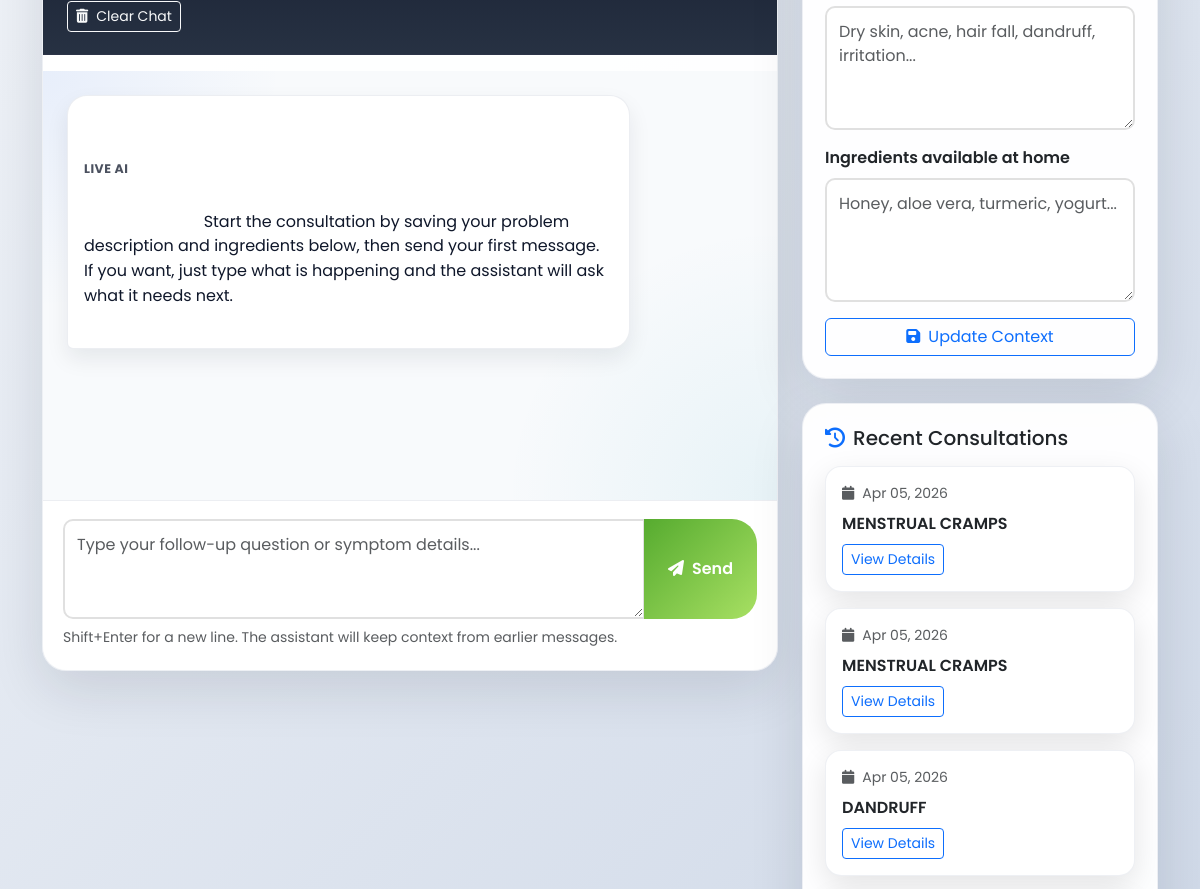
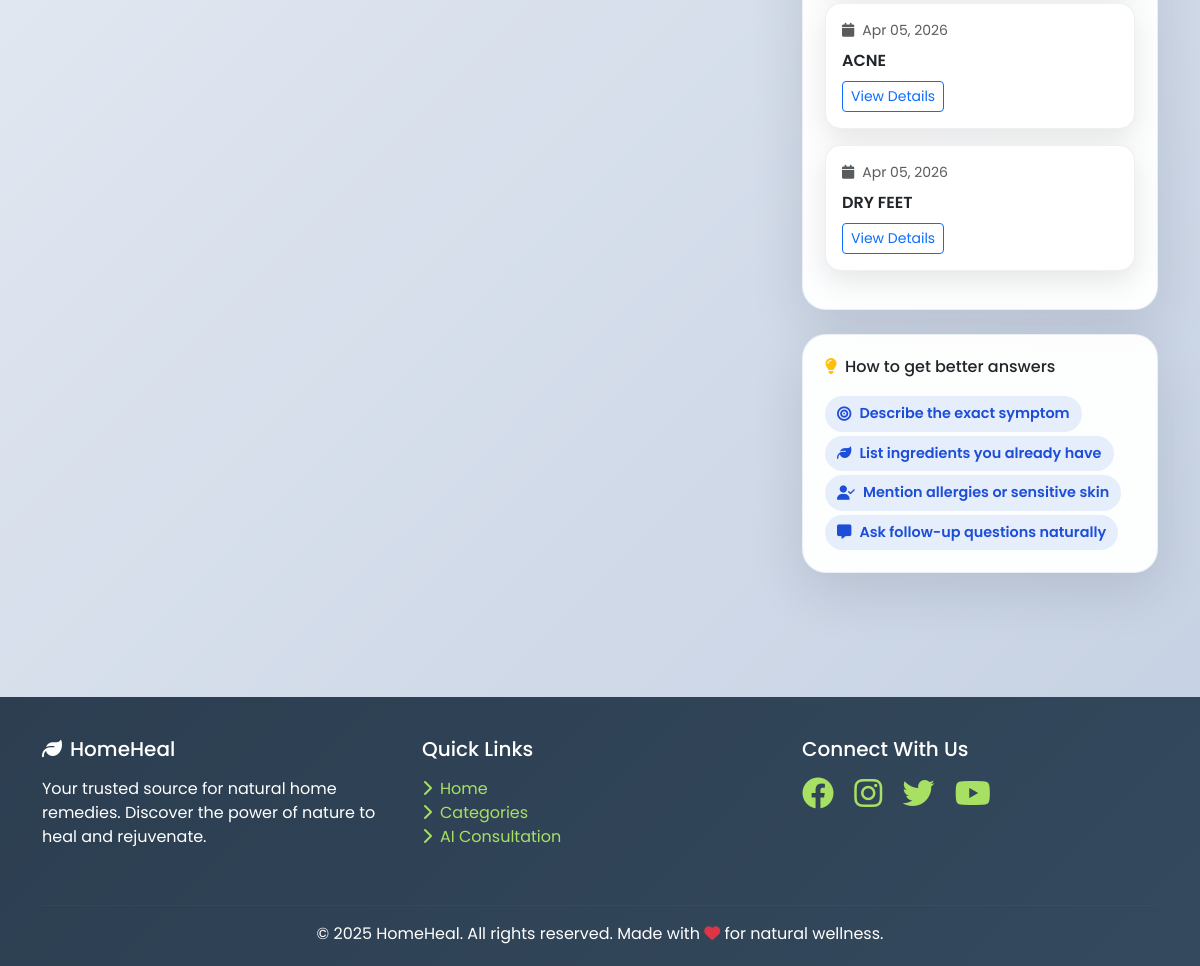
The app's page /ai-consultation/ (signed in, lower part), older data (2 pictures, top to bottom).
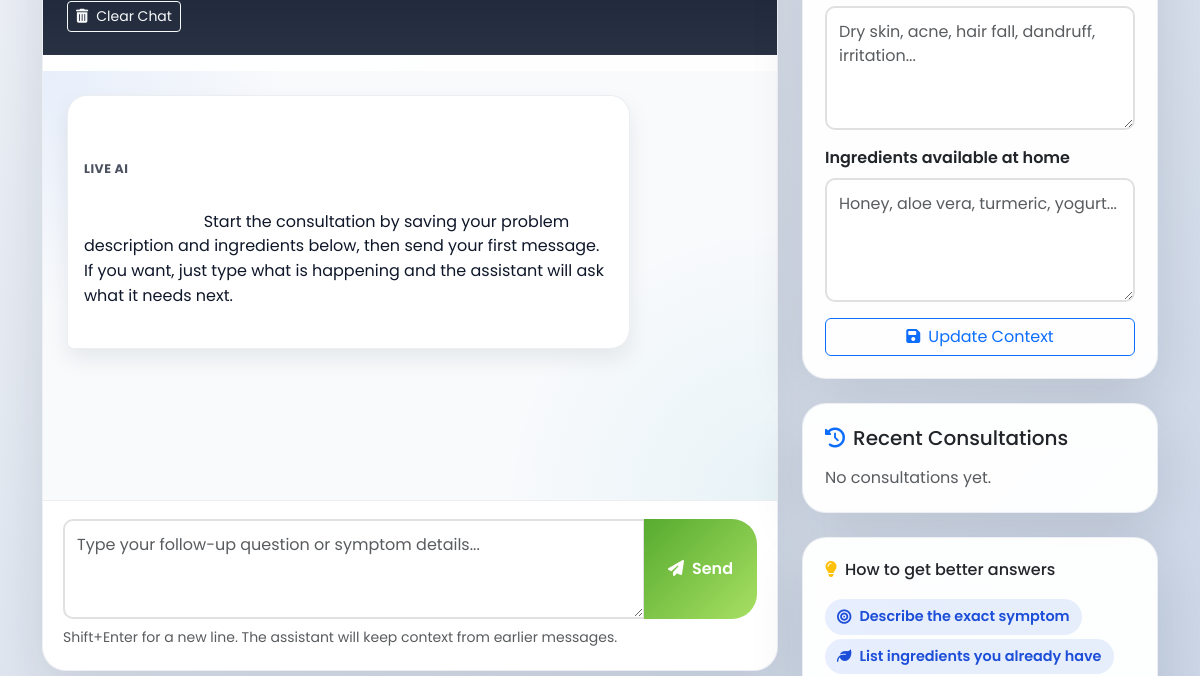
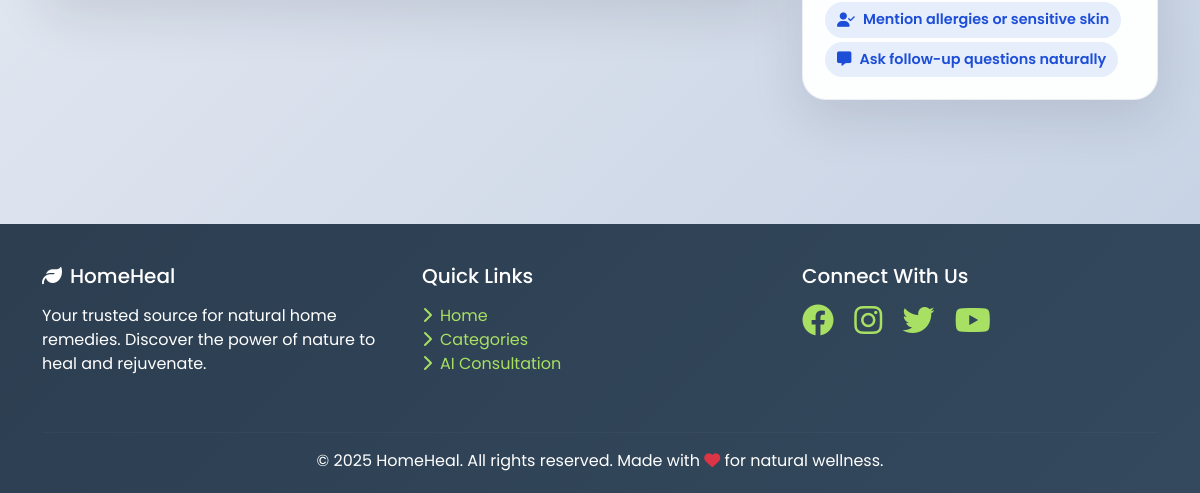
The same page, newer data (2 pictures, top to bottom).
### remedies/models.py (models this page shows, shortened)
class AIConsultation(models.Model):
    user = models.ForeignKey(User, on_delete=models.CASCADE, related_name='consultations')
    problem_description = models.TextField()
    available_ingredients = models.TextField(help_text="Products/ingredients available at home")
    suggested_remedy = models.TextField()
    created_at = models.DateTimeField(auto_now_add=True)
    class Meta:
        ordering = ['-created_at']

### remedies/views.py (the view, shortened to what this page needs)
# urls.py: path('ai-consultation/', remedy_views.ai_consultation, name='ai_consultation'),
@login_required
def ai_consultation(request):
    _restore_latest_live_chat_session(request)
    consultations = AIConsultation.objects.filter(user=request.user)[:5]
    context = {
        'consultations': consultations,
        'chat_history': _get_ai_chat_history(request),
        'chat_context': _get_ai_chat_context(request),
    }
    return render(request, 'remedies/ai_consultation.html', context)

### ai_engine/services.py (called while the page is built, shortened)
def parse_ai_remedy_payload(payload_text):
    if not payload_text:
        return _legacy_payload_to_sections("")
    try:
        parsed = json.loads(payload_text)
    except (TypeError, json.JSONDecodeError):
        return _legacy_payload_to_sections(payload_text)
    if not isinstance(parsed, dict):
        return _legacy_payload_to_sections(payload_text)
    return _normalize_sections(parsed)

def _safe_list(value):
    if isinstance(value, list):
        return [str(item).strip() for item in value if str(item).strip()]
    if isinstance(value, str):
        lines = [item.strip("-• ").strip() for item in value.splitlines() if item.strip()]
        return lines
    return []

def _safe_dict(value):
    if isinstance(value, dict):
        return {str(key): value[key] for key in value}
    return {}

def _safe_conversation_list(value):
    if not isinstance(value, list):
        return []

### remedies/views.py (called while the page is built, shortened)
def _get_ai_chat_context(request):
    context = request.session.get(AI_CHAT_CONTEXT_SESSION_KEY, {})
    return context if isinstance(context, dict) else {}

def _get_ai_chat_history(request):
    history = request.session.get(AI_CHAT_HISTORY_SESSION_KEY, [])
    if not isinstance(history, list):
        return []
    cleaned = []
    return cleaned

def _restore_latest_live_chat_session(request):
    if request.session.get(AI_CHAT_CONTEXT_SESSION_KEY) and request.session.get(AI_CHAT_HISTORY_SESSION_KEY):
        return
    latest_consultation = (
        AIConsultation.objects.filter(user=request.user)
        .order_by('-created_at')
        .first()
    )
    if not latest_consultation:
        return
    latest_payload = parse_ai_remedy_payload(latest_consultation.suggested_remedy)
    if latest_payload.get('generation_source') != 'live_chat':
        return

### templates/remedies/ai_consultation.html (shortened to what this page needs)
{% extends 'base.html' %}
{% block content %}
<div class="container py-4">
    <div class="row g-4 align-items-start">
        <div class="col-lg-8">
            <div class="chat-panel">
                <div class="chat-header d-flex flex-wrap justify-content-between align-items-center gap-3">
                    <button type="button" class="btn btn-sm btn-outline-light" id="reset_chat_btn">
                        <i class="fas fa-trash-can me-2"></i>Clear Chat
                    </button>
                </div>
                <div id="chat_status" class="px-4 pt-3"></div>
                <div id="chat_transcript" class="chat-transcript">
                    {% if chat_history %}
                        {% for message in chat_history %}
                            <div class="bubble {% if message.role == 'user' %}user{% else %}assistant{% endif %}">
                                <div class="bubble-label">{% if message.role == 'user' %}You{% else %}Live AI{% endif %}</div>
                                {{ message.content }}
                            </div>
                        {% endfor %}
                    {% else %}
                        <div class="bubble assistant">
                            <div class="bubble-label">Live AI</div>
                            Start the consultation by saving your problem description and ingredients below, then send your first message. If you want, just type what is happening and the assistant will ask what it needs next.
                        </div>
                    {% endif %}
                </div>
                <div class="composer">
                    <form id="chat_form" class="mb-0">
                        <div class="input-group">
                            <textarea id="chat_message" class="form-control" rows="3" placeholder="Type your follow-up question or symptom details..." required></textarea>
                            <button class="btn btn-primary px-4" id="send_message_btn" type="submit">
                                <i class="fas fa-paper-plane me-2"></i>Send
                            </button>
                        </div>
                        <div class="small text-muted mt-2">Shift+Enter for a new line. The assistant will keep context from earlier messages.</div>
                    </form>
                </div>
            </div>
        </div>
        <div class="col-lg-4">
            <div class="support-panel mb-4">
                <form id="context_form">
                    <div class="mb-3">
                        <textarea id="problem_description" class="form-control" rows="4" placeholder="Dry skin, acne, hair fall, dandruff, irritation...">{{ chat_context.problem_description|default:'' }}</textarea>
                    </div>
                    <div class="mb-3">
                        <label for="available_ingredients" class="form-label fw-semibold">Ingredients available at home</label>
                        <textarea id="available_ingredients" class="form-control" rows="4" placeholder="Honey, aloe vera, turmeric, yogurt...">{{ chat_context.available_ingredients|default:'' }}</textarea>
                    </div>
                    <div class="d-grid gap-2">
                        <button type="submit" class="btn btn-outline-primary">
                            <i class="fas fa-save me-2"></i>Update Context
                        </button>
                    </div>
                </form>
            </div>
            <div class="support-panel mb-4">
                <h5 class="mb-3"><i class="fas fa-history me-2 text-primary"></i>Recent Consultations</h5>
                {% if consultations %}
                    {% for consultation in consultations %}
                        <div class="history-card card mb-3">
                            <div class="card-body">
                                <small class="text-muted d-block mb-2"><i class="fas fa-calendar me-2"></i>{{ consultation.created_at|date:"M d, Y" }}</small>
                                <div class="fw-semibold mb-2">{{ consultation.problem_description|truncatewords:10 }}</div>
                                <a href="{% url 'consultation_detail' consultation.id %}" class="btn btn-sm btn-outline-primary">View Details</a>
                            </div>
                        </div>
                    {% endfor %}
                {% else %}
                    <p class="text-muted mb-0">No consultations yet.</p>
                {% endif %}
            </div>
            <div class="support-panel">
                <h6 class="mb-3"><i class="fas fa-lightbulb me-2 text-warning"></i>How to get better answers</h6>
                <div class="d-flex flex-wrap">
                    <span class="context-chip"><i class="fas fa-bullseye"></i>Describe the exact symptom</span>
                    <span class="context-chip"><i class="fas fa-leaf"></i>List ingredients you already have</span>
                    <span class="context-chip"><i class="fas fa-user-check"></i>Mention allergies or sensitive skin</span>
                    <span class="context-chip"><i class="fas fa-message"></i>Ask follow-up questions naturally</span>
                </div>
            </div>
        </div>
    </div>
</div>
{% endblock %}

### templates/base.html (shortened to what this page needs)
<!DOCTYPE html>
<html lang="en">
<head>
    <link href="https://cdn.jsdelivr.net/npm/bootstrap@5.3.0/dist/css/bootstrap.min.css" rel="stylesheet">
    <link rel="stylesheet" href="https://cdnjs.cloudflare.com/ajax/libs/font-awesome/6.4.0/css/all.min.css">
</head>
<body>
    <div class="content-wrapper">
        {% block content %}{% endblock %}
    </div>
    <footer class="footer">
        <div class="container">
            <div class="row">
                <div class="col-md-4 mb-4">
                    <h5 class="mb-3">
                        <i class="fas fa-leaf me-2"></i>HomeHeal
                    </h5>
                    <p>Your trusted source for natural home remedies. Discover the power of nature to heal and rejuvenate.</p>
                </div>
                <div class="col-md-4 mb-4">
                    <h5 class="mb-3">Quick Links</h5>
                    <ul class="list-unstyled">
                        <li><a href="{% url 'home' %}"><i class="fas fa-chevron-right me-2"></i>Home</a></li>
                        <li><a href="{% url 'categories' %}"><i class="fas fa-chevron-right me-2"></i>Categories</a></li>
                        <li><a href="{% url 'ai_consultation' %}"><i class="fas fa-chevron-right me-2"></i>AI Consultation</a></li>
                    </ul>
                </div>
                <div class="col-md-4 mb-4">
                    <h5 class="mb-3">Connect With Us</h5>
                    <div class="social-links">
                        <a href="#" class="me-3"><i class="fab fa-facebook fa-2x"></i></a>
                        <a href="#" class="me-3"><i class="fab fa-instagram fa-2x"></i></a>
                        <a href="#" class="me-3"><i class="fab fa-twitter fa-2x"></i></a>
                        <a href="#"><i class="fab fa-youtube fa-2x"></i></a>
                    </div>
                </div>
            </div>
            <hr style="border-color: rgba(255,255,255,0.1);">
            <div class="text-center">
                <p class="mb-0">&copy; 2025 HomeHeal. All rights reserved. Made with <i class="fas fa-heart text-danger"></i> for natural wellness.</p>
            </div>
        </div>
    </footer>
</body>
</html>

### templates/base.html (style rules this page uses)
:root { --primary-color: #2ecc71; --secondary-color: #27ae60; --accent-color: #3498db; --dark-color: #2c3e50; --light-color: #ecf0f1; --gradient-start: #56ab2f; --gradient-end: #a8e063; }
* { margin: 0; padding: 0; box-sizing: border-box; }
body { font-family: 'Poppins', sans-serif; background: linear-gradient(135deg, #f5f7fa 0%, #c3cfe2 100%); min-height: 100vh; }
.content-wrapper { min-height: calc(100vh - 200px); padding: 40px 0; }
.btn-primary { background: linear-gradient(135deg, var(--gradient-start) 0%, var(--gradient-end) 100%); border: none; border-radius: 25px; padding: 12px 30px; font-weight: 600; transition: all 0.3s ease; }
.footer { background: linear-gradient(135deg, var(--dark-color) 0%, #34495e 100%); color: white; padding: 40px 0 20px; margin-top: 60px; }
.footer a { color: var(--gradient-end); text-decoration: none; transition: all 0.3s ease; }
.form-control, .form-select { border-radius: 10px; border: 2px solid #e0e0e0; padding: 12px; transition: all 0.3s ease; }

### templates/remedies/ai_consultation.html (style rules this page uses)
.chat-panel, .support-panel { background: rgba(255, 255, 255, 0.96); border-radius: 24px; box-shadow: 0 18px 54px rgba(15, 23, 42, 0.12); border: 1px solid rgba(148, 163, 184, 0.16); }
.chat-panel { min-height: 760px; display: flex; flex-direction: column; }
.chat-header { padding: 22px 24px; border-bottom: 1px solid rgba(148, 163, 184, 0.16); background: linear-gradient(180deg, rgba(15, 23, 42, 0.96), rgba(30, 41, 59, 0.96)); color: #e2e8f0; border-radius: 24px 24px 0 0; }
.chat-transcript { flex: 1; overflow-y: auto; padding: 24px; background: radial-gradient(circle at top left, rgba(37, 99, 235, 0.08), transparent 28%), radial-gradient(circle at bottom right, rgba(8, 145, 178, 0.07), transparent 32%), #f8fafc; }
.bubble { max-width: 82%; padding: 14px 16px; border-radius: 20px; margin-bottom: 14px; line-height: 1.55; white-space: pre-wrap; word-break: break-word; }
.bubble.assistant { background: #ffffff; border: 1px solid rgba(148, 163, 184, 0.18); color: #0f172a; border-bottom-left-radius: 6px; box-shadow: 0 10px 22px rgba(15, 23, 42, 0.08); }
.bubble-label { font-size: 0.78rem; letter-spacing: 0.04em; text-transform: uppercase; opacity: 0.75; margin-bottom: 6px; font-weight: 700; }
.composer { padding: 18px 20px 22px; background: #fff; border-top: 1px solid rgba(148, 163, 184, 0.18); border-radius: 0 0 24px 24px; }
.support-panel { padding: 22px; }
.context-chip { display: inline-flex; align-items: center; gap: 8px; border-radius: 999px; background: rgba(37, 99, 235, 0.1); color: #1d4ed8; padding: 7px 12px; margin: 4px 6px 0 0; font-size: 0.9rem; font-weight: 600; }

Row changes from the older to the newer data that the page shows:
removed AIConsultation: created_at "Apr 05, 2026", problem_description "MENSTRUAL CRAMPS"
removed AIConsultation: created_at "Apr 05, 2026", problem_description "MENSTRUAL CRAMPS"
removed AIConsultation: created_at "Apr 05, 2026", problem_description "DANDRUFF"
removed AIConsultation: created_at "Apr 05, 2026", problem_description "ACNE"
removed AIConsultation: created_at "Apr 05, 2026", problem_description "DRY FEET"
Text that changed along with them:
text now shown: "No consultations yet."
